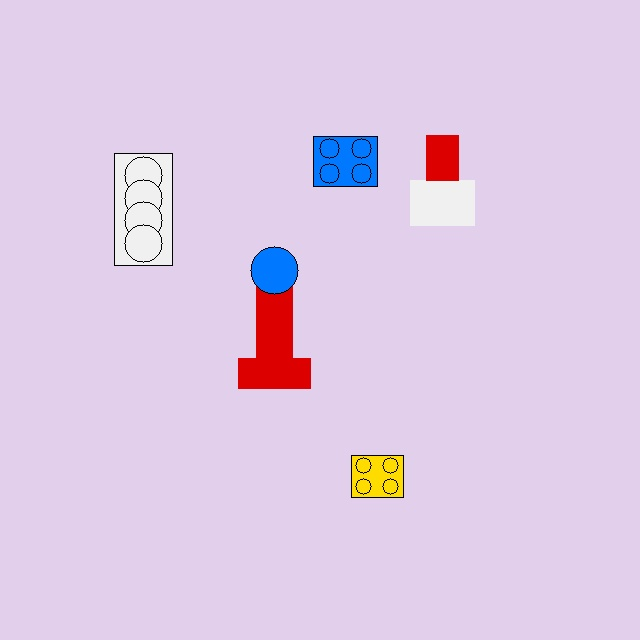
#> input picture data/images/train/syn_0200.jpg, 640 x 640 px; its folder holds only this picture in this run
$ python label_tool.py --images ../data/images/train
#> lines starting #> are read from the running program, lines starting #| are printed output that depends on the picture; after the words box and inside, x2 and y2 are one past the last pixel; in counts of white or black regions, pixels touching at a corner belong together
"""
Simple Bounding Box Labeling Tool — YOLO Format

An OpenCV-based annotation tool that lets you draw bounding boxes
on images and save them in YOLO format (.txt files).

Usage:
    python scripts/label_tool.py --images data/raw/ --output data/

Controls:
    Click+Drag  — Draw bounding box
    0-5         — Select class (shown in legend)
    z           — Undo last box
    n / →       — Next image
    p / ←       — Previous image
    s           — Save current labels
    d           — Delete all boxes on current image
    q / ESC     — Quit (auto-saves)
"""

import argparse
import cv2
import os
import sys
import glob
from pathlib import Path


# Class definitions (must match config.yaml)
CLASSES = {
    0: ("lego_block",         (0, 200, 255)),   # Gold
    1: ("lego_rod",           (255, 150, 0)),    # Cyan
    2: ("barrier",            (0, 0, 255)),      # Red
    3: ("rectangular_trowel", (255, 0, 200)),    # Magenta
    4: ("cement_bowl",        (200, 200, 0)),    # Teal
    5: ("masonry_trowel",     (0, 255, 100)),    # Green
}


class LabelTool:
    def __init__(self, images_dir: str, output_dir: str):
        self.images_dir = images_dir
        self.output_dir = output_dir

        # Find images
        exts = ["*.jpg", "*.jpeg", "*.png", "*.bmp", "*.webp"]
        self.image_files = []
        for ext in exts:
            self.image_files.extend(
                sorted(glob.glob(os.path.join(images_dir, ext)))
            )
            self.image_files.extend(
                sorted(glob.glob(os.path.join(images_dir, ext.upper())))
            )
        self.image_files = sorted(set(self.image_files))

        if not self.image_files:
            print(f"❌ No images found in {images_dir}")
            sys.exit(1)

        print(f"📁 Found {len(self.image_files)} images in {images_dir}")

        # Create output directories
        self.img_out = os.path.join(output_dir, "images", "train")
        self.lbl_out = os.path.join(output_dir, "labels", "train")
        os.makedirs(self.img_out, exist_ok=True)
        os.makedirs(self.lbl_out, exist_ok=True)

        # State
        self.current_index = 0
        self.current_class = 0
        self.boxes = []           # List of (class_id, x1, y1, x2, y2) in pixels
        self.drawing = False
        self.start_point = None
        self.current_point = None
        self.image = None
        self.display = None
        self.window_name = "LEGO Label Tool"

    def load_image(self):
        """Load current image and any existing labels."""
        path = self.image_files[self.current_index]
        self.image = cv2.imread(path)
#> self.image is the input picture: shape (640, 640, 3); mean B, G, R 229.8, 202.9, 223
        self.boxes = []

        # Check for existing labels
        stem = Path(path).stem
        label_path = os.path.join(self.lbl_out, f"{stem}.txt")
        if os.path.isfile(label_path):
            h, w = self.image.shape[:2]
            with open(label_path, "r") as f:
                for line in f:
                    parts = line.strip().split()
                    if len(parts) >= 5:
                        cls_id = int(parts[0])
                        xc, yc, bw, bh = (float(parts[1]), float(parts[2]),
                                           float(parts[3]), float(parts[4]))
                        # Convert YOLO to pixel coords
                        x1 = int((xc - bw / 2) * w)
                        y1 = int((yc - bh / 2) * h)
                        x2 = int((xc + bw / 2) * w)
                        y2 = int((yc + bh / 2) * h)
                        self.boxes.append((cls_id, x1, y1, x2, y2))

    def save_labels(self):
        """Save current boxes to YOLO format label file."""
        path = self.image_files[self.current_index]
        stem = Path(path).stem
        h, w = self.image.shape[:2]

        # Save label file
        label_path = os.path.join(self.lbl_out, f"{stem}.txt")
        with open(label_path, "w") as f:
            for cls_id, x1, y1, x2, y2 in self.boxes:
                # Convert pixel to YOLO format
                xc = ((x1 + x2) / 2) / w
                yc = ((y1 + y2) / 2) / h
                bw = abs(x2 - x1) / w
                bh = abs(y2 - y1) / h
                f.write(f"{cls_id} {xc:.6f} {yc:.6f} {bw:.6f} {bh:.6f}\n")

        # Copy image to output
        import shutil
        img_dest = os.path.join(self.img_out, Path(path).name)
        if not os.path.isfile(img_dest):
            shutil.copy2(path, img_dest)

        print(f"  💾 Saved {len(self.boxes)} boxes → {label_path}")

    def draw_display(self):
        """Draw current state on display image."""
        self.display = self.image.copy()
        h, w = self.display.shape[:2]
#> h = 640; w = 640

        # Draw existing boxes
        for cls_id, x1, y1, x2, y2 in self.boxes:
            name, color = CLASSES.get(cls_id, (f"cls_{cls_id}", (128, 128, 128)))
            cv2.rectangle(self.display, (x1, y1), (x2, y2), color, 2)
            cv2.putText(self.display, name, (x1, y1 - 5),
                        cv2.FONT_HERSHEY_SIMPLEX, 0.5, color, 1, cv2.LINE_AA)

        # Draw current box being drawn
        if self.drawing and self.start_point and self.current_point:
            _, color = CLASSES.get(self.current_class, ("", (128, 128, 128)))
            cv2.rectangle(self.display, self.start_point, self.current_point,
                          color, 2)

        # Draw legend (top-left)
        y_offset = 25
        cv2.rectangle(self.display, (5, 5), (230, 25 + len(CLASSES) * 22), (0, 0, 0), -1)
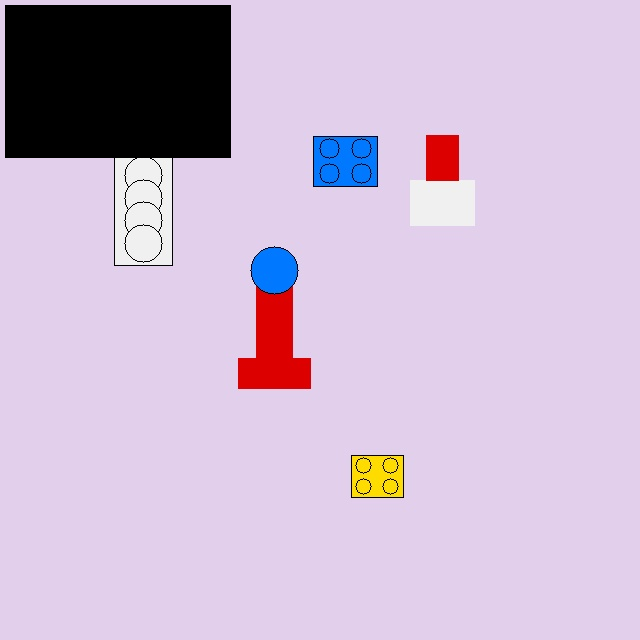
#> self.display: shape (640, 640, 3); 8.44% of pixels changed, all inside (x1, y1, x2, y2) = (5, 5, 231, 158)
        for cls_id, (name, color) in CLASSES.items():
            marker = "▶ " if cls_id == self.current_class else "  "
            text = f"{marker}[{cls_id}] {name}"
            cv2.putText(self.display, text, (10, y_offset),
                        cv2.FONT_HERSHEY_SIMPLEX, 0.45, color, 1, cv2.LINE_AA)
            y_offset += 22
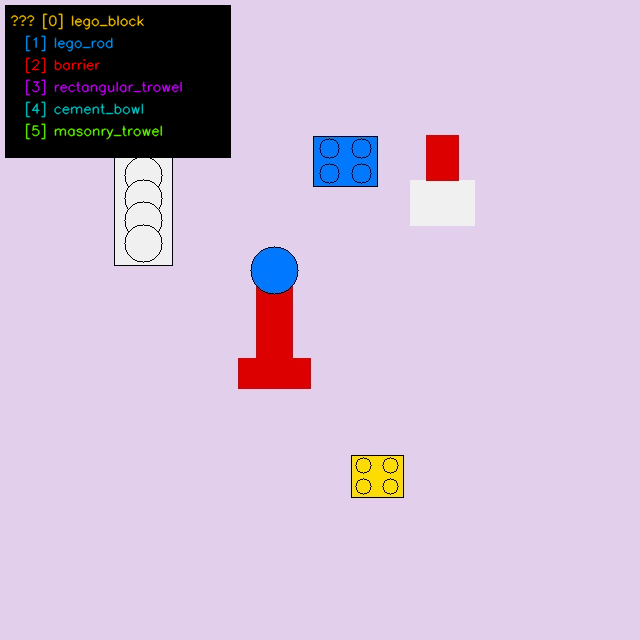
#> self.display: shape (640, 640, 3); 1.17% of pixels changed, all inside (x1, y1, x2, y2) = (10, 13, 183, 140)
#> after the loop, y_offset = 157

        # Draw status bar
        status = (f"Image {self.current_index + 1}/{len(self.image_files)} | "
                  f"Boxes: {len(self.boxes)} | "
                  f"Class: [{self.current_class}] {CLASSES[self.current_class][0]}")
        cv2.rectangle(self.display, (0, h - 30), (w, h), (40, 40, 40), -1)
        cv2.putText(self.display, status, (10, h - 8),
                    cv2.FONT_HERSHEY_SIMPLEX, 0.5, (200, 200, 200), 1, cv2.LINE_AA)
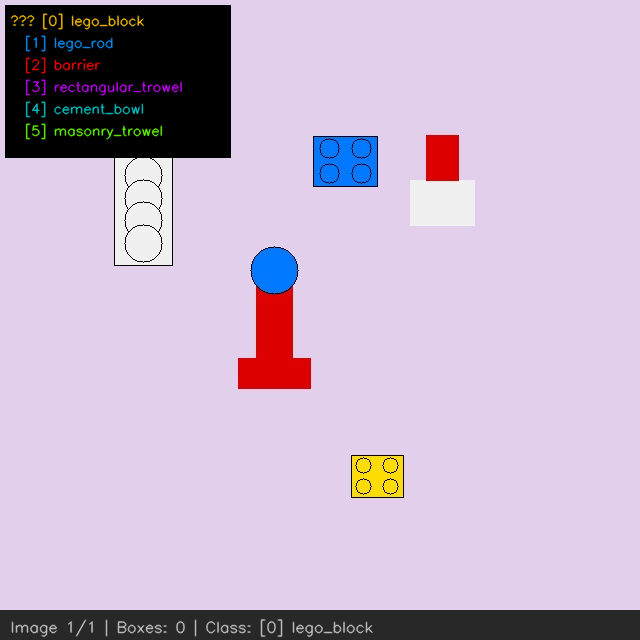
#> self.display: shape (640, 640, 3); mean B, G, R 201.9, 178.6, 196.3

    def mouse_callback(self, event, x, y, flags, param):
        """Handle mouse events for drawing boxes."""
        if event == cv2.EVENT_LBUTTONDOWN:
            self.drawing = True
            self.start_point = (x, y)
            self.current_point = (x, y)

        elif event == cv2.EVENT_MOUSEMOVE:
            if self.drawing:
                self.current_point = (x, y)

        elif event == cv2.EVENT_LBUTTONUP:
            if self.drawing:
                self.drawing = False
                sx, sy = self.start_point
                ex, ey = x, y

                # Only add if box is reasonably sized
                if abs(ex - sx) > 5 and abs(ey - sy) > 5:
                    x1, y1 = min(sx, ex), min(sy, ey)
                    x2, y2 = max(sx, ex), max(sy, ey)
                    self.boxes.append((self.current_class, x1, y1, x2, y2))
                    print(f"  + Added {CLASSES[self.current_class][0]} "
                          f"box at ({x1},{y1})-({x2},{y2})")

    def run(self):
        """Main labeling loop."""
        cv2.namedWindow(self.window_name, cv2.WINDOW_NORMAL)
        cv2.setMouseCallback(self.window_name, self.mouse_callback)

        self.load_image()

        print("\n" + "=" * 50)
        print("  LEGO Label Tool")
        print("=" * 50)
        print("  Click+Drag: Draw box    0-5: Select class")
        print("  z: Undo    n/→: Next    p/←: Previous")
        print("  s: Save    d: Delete all    q/ESC: Quit")
        print("=" * 50 + "\n")

        while True:
            self.draw_display()
            cv2.imshow(self.window_name, self.display)

            key = cv2.waitKey(30) & 0xFF
#> (key q is pressed here)

            if key == ord("q") or key == 27:  # q or ESC
                self.save_labels()
                break

            elif key in [ord(str(i)) for i in range(6)]:
                self.current_class = key - ord("0")
                print(f"  🎨 Class: [{self.current_class}] "
                      f"{CLASSES[self.current_class][0]}")

            elif key == ord("z"):
                if self.boxes:
                    removed = self.boxes.pop()
                    print(f"  ↩ Undid {CLASSES[removed[0]][0]} box")

            elif key == ord("n") or key == 83:  # n or →
                self.save_labels()
                self.current_index = min(self.current_index + 1,
                                         len(self.image_files) - 1)
                self.load_image()

            elif key == ord("p") or key == 81:  # p or ←
                self.save_labels()
                self.current_index = max(0, self.current_index - 1)
                self.load_image()

            elif key == ord("s"):
                self.save_labels()

            elif key == ord("d"):
                self.boxes = []
                print("  🗑  Deleted all boxes")

        cv2.destroyAllWindows()
        print("\n✅ Labeling complete.")
        print(f"   Images: {self.img_out}")
        print(f"   Labels: {self.lbl_out}")


def main():
    parser = argparse.ArgumentParser(description="LEGO Bounding Box Label Tool")
    parser.add_argument("--images", type=str, required=True,
                        help="Directory containing images to label")
    parser.add_argument("--output", type=str, default="data",
                        help="Output root directory. Default: data")
    args = parser.parse_args()

    tool = LabelTool(args.images, args.output)
    tool.run()


if __name__ == "__main__":
    main()
